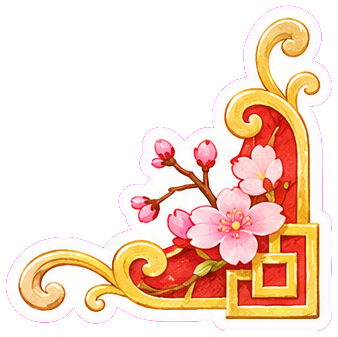
#> input picture assets/chinese/v4/stickers/b-10.png, 338 x 337 px, found by its file name
$ python zh_v4_corner1.py
#> lines starting #> are read from the running program, lines starting #| are printed output that depends on the picture
"""Doi goc cap 1 (b-10, ve o goc duoi-phai) thanh goc tren-trai de dong bo voi cac cap 2..7."""
from pathlib import Path

from PIL import Image

SRC = Path(r"D:/Claude/readup-ielts/assets/chinese/v4/stickers/b-10.png")
DST = Path(r"D:/Claude/readup-ielts/assets/chinese/v4/levels/corner-level1.png")

im = Image.open(SRC).convert("RGBA")
#> im is the input picture: PIL image 338x337 RGBA; mean R, G, B, A 244.5, 98.6, 199.5, 129.7
im.transpose(Image.Transpose.ROTATE_180).save(DST, optimize=True)
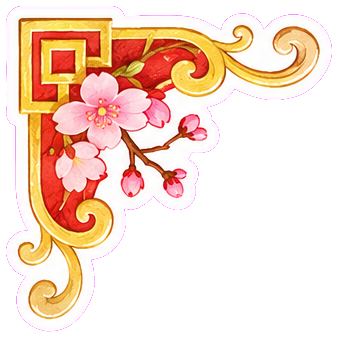
#> saved as corner-level1.png: PIL image 338x337 RGBA; mean R, G, B, A 244.5, 98.6, 199.5, 129.7; transparent parts drawn white
print("saved", DST.name, im.size)
#| saved corner-level1.png (338, 337)

$ run again, with assets/chinese/v4/stickers/b-01.png copied over assets/chinese/v4/stickers/b-10.png
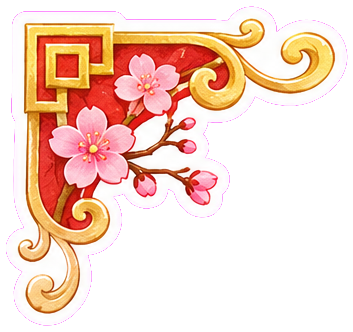
#> input picture assets/chinese/v4/stickers/b-01.png, 353 x 332 px, found by its file name
#> im is the input picture: PIL image 353x332 RGBA; mean R, G, B, A 242.1, 106.5, 192.4, 129.9
#> `im.transpose(Image.Transpose.ROTATE_180).save(DST, optimize=True)`:
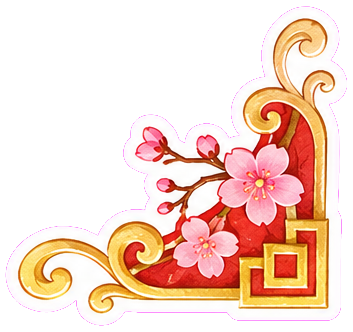
#> saved as corner-level1.png: PIL image 353x332 RGBA; mean R, G, B, A 242.1, 106.5, 192.4, 129.9; transparent parts drawn white
#| saved corner-level1.png (353, 332)

$ run again, with assets/chinese/v4/stickers/b-02.png copied over assets/chinese/v4/stickers/b-10.png
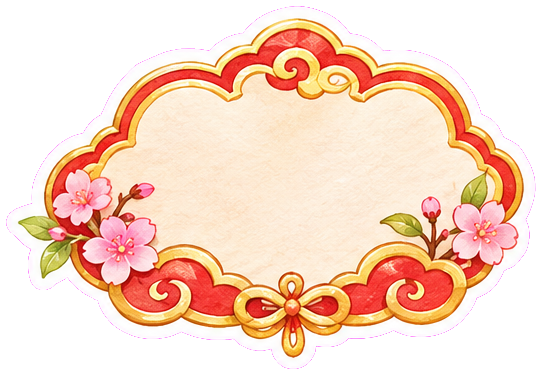
#> input picture assets/chinese/v4/stickers/b-02.png, 541 x 375 px, found by its file name
#> im is the input picture: PIL image 541x375 RGBA; mean R, G, B, A 246.2, 129.1, 193.6, 163.1
#> `im.transpose(Image.Transpose.ROTATE_180).save(DST, optimize=True)`:
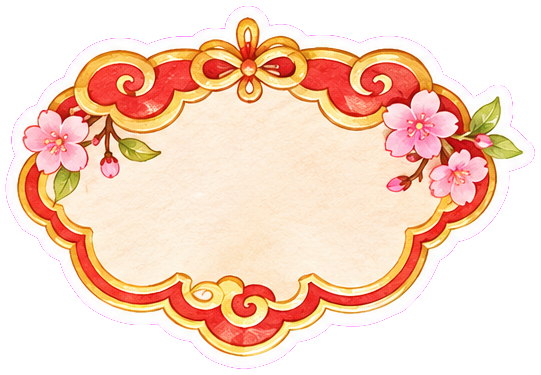
#> saved as corner-level1.png: PIL image 541x375 RGBA; mean R, G, B, A 246.2, 129.1, 193.6, 163.1; transparent parts drawn white
#| saved corner-level1.png (541, 375)

$ run again, with assets/chinese/v4/stickers/b-04.png copied over assets/chinese/v4/stickers/b-10.png
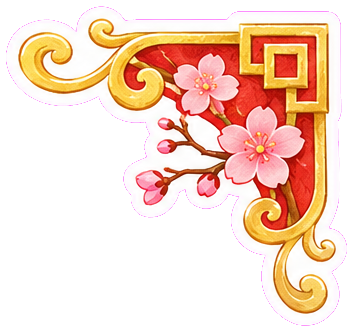
#> input picture assets/chinese/v4/stickers/b-04.png, 353 x 332 px, found by its file name
#> im is the input picture: PIL image 353x332 RGBA; mean R, G, B, A 243.2, 109.7, 185.7, 129.9
#> `im.transpose(Image.Transpose.ROTATE_180).save(DST, optimize=True)`:
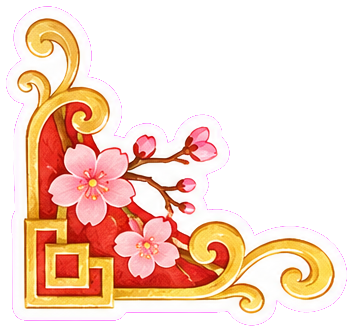
#> saved as corner-level1.png: PIL image 353x332 RGBA; mean R, G, B, A 243.2, 109.7, 185.7, 129.9; transparent parts drawn white
#| saved corner-level1.png (353, 332)
